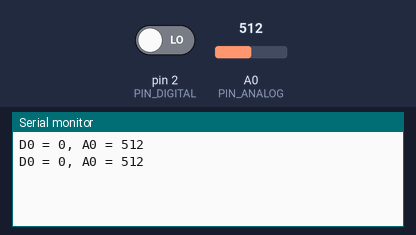
The sketch below on a simulated Arduino Uno, built with avr-gcc and run on an emulated ATmega328P. Parts: the last lines printed to the serial monitor. Inputs (shaded band) come from the test bench; at power-on: A0 (PIN_ANALOG) = 512, pin 2 (PIN_DIGITAL) LOW.

Above: at 1.8 s.
1.9 s: A0 (PIN_ANALOG) set to 716
At 2.8 s:
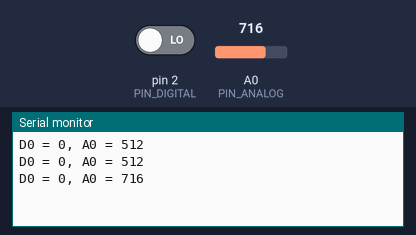
3.4 s: pin 2 (PIN_DIGITAL) driven HIGH
At 4.3 s:
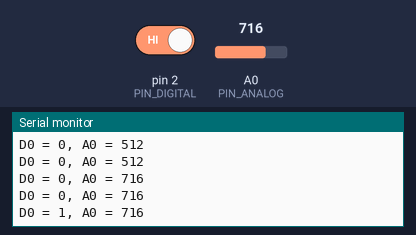
4.9 s: A0 (PIN_ANALOG) set to 900
At 5.8 s:
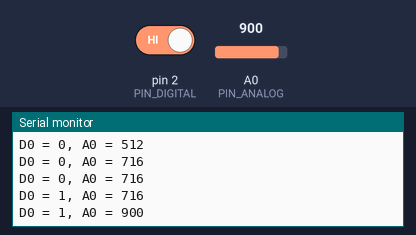
6.4 s: pin 2 (PIN_DIGITAL) driven LOW
At 7.8 s:
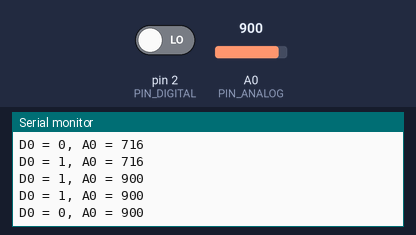
Timing chart, 0 to 8.9 s (numbered marks = the images above; inputs shaded):
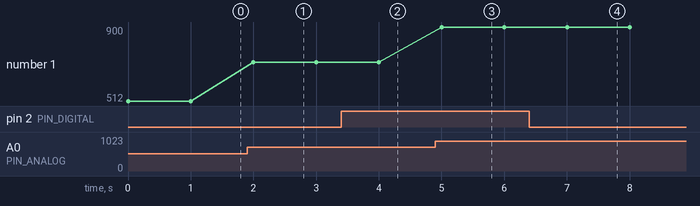

Measured:
- after the input at 1.9 s, the serial monitor: prints a new line after 0.10 s (image 1)
- after the input at 3.4 s, the serial monitor: prints a new line after 0.60 s (image 2)
- after the input at 4.9 s, the serial monitor: prints a new line after 0.10 s (image 3)
- after the input at 6.4 s, the serial monitor: prints a new line after 0.60 s (image 4)
- plotted number 1: 512 → 716 after the input at 1.9 s, 716 → 900 after the input at 4.9 s

The sketch:

tesMQ02.ino
```cpp
// Contoh pengujian sensor MQ-02

const byte PIN_DIGITAL = 2;
const byte PIN_ANALOG = 0;

void setup()
{
  pinMode(PIN_DIGITAL, INPUT);

  Serial.begin(9600);
}

void loop()
{
  int nilaiAnalog = analogRead(PIN_ANALOG);
  int nilaiDigital = digitalRead(PIN_DIGITAL);

  Serial.print("D0 = ");
  Serial.print(nilaiDigital);
  Serial.print(", A0 = ");
  Serial.println(nilaiAnalog);

  delay(1000);
}
```
